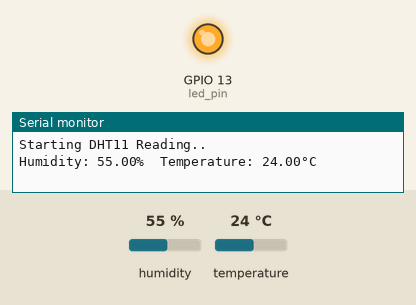
Simulated run of this sketch. Board: ESP32. Parts: output pins drawn as LEDs (lit = HIGH), the last lines printed to the serial monitor. Inputs (shaded band) come from the test bench; at power-on: humidity 55 %, temperature 24 °C.

Above: at 1.0 s.
At 3.0 s:
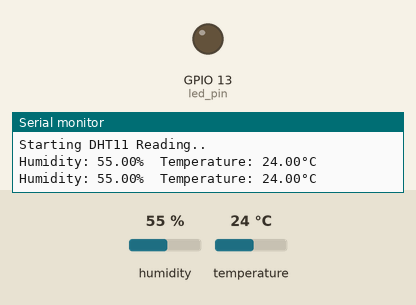
Timing chart, 0 to 5.3 s (numbered marks = the images above):
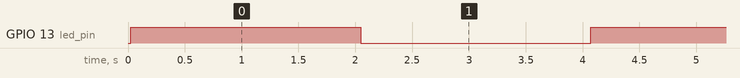

The sketch:

esp32_led_dht11.ino
```cpp
#include <DHT.h>

#define DHTPIN 2
#define DHTTYPE DHT11
DHT dht(DHTPIN, DHTTYPE);

int led_pin= 13;

void setup(void)
{
  Serial.begin(115200);
  pinMode(led_pin, OUTPUT);
  digitalWrite(led_pin, LOW);

  Serial.println("Starting DHT11 Reading..");
  dht.begin();
}

void loop() {

  float h = dht.readHumidity();
  float t = dht.readTemperature();

  Serial.print("Humidity: ");
  Serial.print(h);
  Serial.print("%  Temperature: ");
  Serial.print(t);
  Serial.println("°C ");

  if(digitalRead(led_pin)==0)
    digitalWrite(led_pin, HIGH);
  else
    digitalWrite(led_pin, LOW);

  delay(2000);
}
```

Measured:
- by itself, GPIO 13 (led_pin): alternates HIGH for 2.0 s and LOW for 2.0 s
